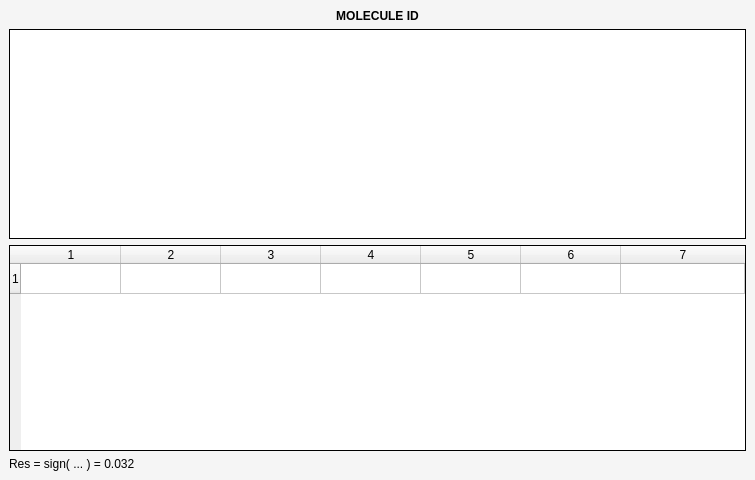
<?xml version="1.0" encoding="UTF-8"?>
<ui version="4.0">
 <class>MeleculeReseultsDialog</class>
 <widget class="QDialog" name="MeleculeReseultsDialog">
  <property name="geometry">
   <rect>
    <x>0</x>
    <y>0</y>
    <width>755</width>
    <height>480</height>
   </rect>
  </property>
  <property name="windowTitle">
   <string>Dialog</string>
  </property>
  <property name="styleSheet">
   <string notr="true">QWidget#wdg_main_content {
	background-color:  #F5F5F5;
}
</string>
  </property>
  <layout class="QHBoxLayout" name="horizontalLayout">
   <property name="spacing">
    <number>0</number>
   </property>
   <property name="margin">
    <number>0</number>
   </property>
   <item>
    <widget class="QWidget" name="wdg_main_content" native="true">
     <layout class="QVBoxLayout" name="verticalLayout">
      <item>
       <widget class="QLabel" name="lbl_molecule_id">
        <property name="font">
         <font>
          <weight>75</weight>
          <bold>true</bold>
         </font>
        </property>
        <property name="text">
         <string>MOLECULE ID</string>
        </property>
        <property name="alignment">
         <set>Qt::AlignCenter</set>
        </property>
       </widget>
      </item>
      <item>
       <widget class="QLabel" name="lbl_molecule_svg">
        <property name="minimumSize">
         <size>
          <width>0</width>
          <height>210</height>
         </size>
        </property>
        <property name="styleSheet">
         <string notr="true">background-color: #FFFFFF;</string>
        </property>
        <property name="frameShape">
         <enum>QFrame::Box</enum>
        </property>
        <property name="pixmap">
         <pixmap resource="../moka_tool.qrc">:/images/molecule.png</pixmap>
        </property>
        <property name="alignment">
         <set>Qt::AlignCenter</set>
        </property>
       </widget>
      </item>
      <item>
       <widget class="QTableWidget" name="tbl_results">
        <property name="frameShape">
         <enum>QFrame::Box</enum>
        </property>
        <property name="frameShadow">
         <enum>QFrame::Plain</enum>
        </property>
        <property name="alternatingRowColors">
         <bool>true</bool>
        </property>
        <property name="showGrid">
         <bool>true</bool>
        </property>
        <property name="rowCount">
         <number>1</number>
        </property>
        <property name="columnCount">
         <number>7</number>
        </property>
        <attribute name="horizontalHeaderStretchLastSection">
         <bool>true</bool>
        </attribute>
        <row/>
        <column/>
        <column/>
        <column/>
        <column/>
        <column/>
        <column/>
        <column/>
       </widget>
      </item>
      <item>
       <widget class="QLabel" name="label">
        <property name="text">
         <string>Res = sign( ... ) = 0.032</string>
        </property>
       </widget>
      </item>
     </layout>
    </widget>
   </item>
  </layout>
 </widget>
 <resources>
  <include location="../moka_tool.qrc"/>
 </resources>
 <connections/>
</ui>
